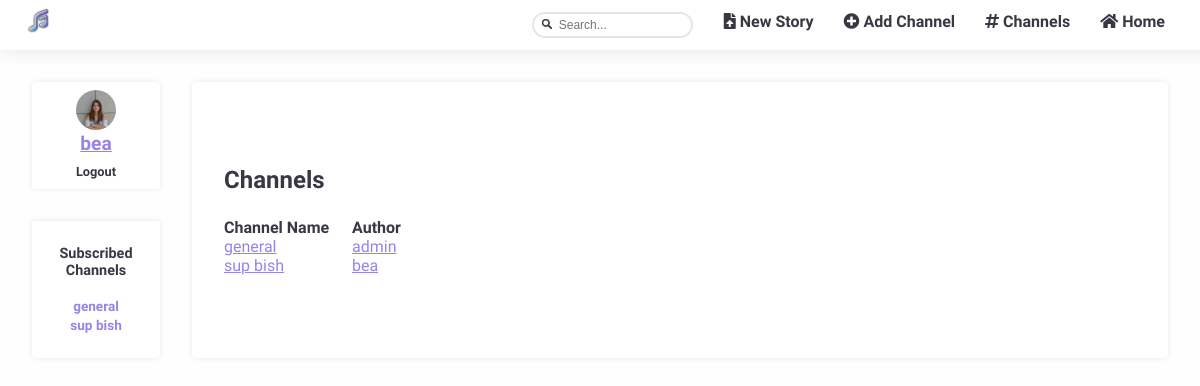
The app's page /pages/channels_list.php (signed in) with its own data.
### tables this page shows
CREATE TABLE subscribed (
  id INTEGER PRIMARY KEY,
  user VARCHAR REFERENCES users,
  channel VARCHAR REFERENCES channels
);

CREATE TABLE channels (
  name VARCHAR PRIMARY KEY,
  author VARCHAR REFERENCES users,
  description VARCHAR
);

### database/db_channels.php (called while the page is built, shortened)
<?php
  include('../database/db_connection.php');
  function getChannels() {
    global $db;
    $stmt = $db->prepare('SELECT * FROM channels');
    $stmt->execute(array());
    return $stmt->fetchAll();
  }
  function getSubbedChannels($username) {
    global $db;
    $stmt = $db->prepare('SELECT channel FROM subscribed WHERE user = ?');
    $stmt->execute(array($username));
    return $stmt->fetchAll();
  }
?>

### templates/tpl_channel.php (the view, shortened to what this page needs)
<?php function draw_channels_list($channels) {
  ?>
  <section id="channel_list" class= "blockStyle blockLayout page">
    <h1>Channels</h1>
    <header>
      <h2>Channel Name</h2>
      <h2>Author</h2>
    </header>
  <?php
    foreach($channels as $channel)
      draw_channel_list($channel);
  ?>
  </section>
<?php } ?>
<?php function draw_channel_list($channel) {
  ?>
  <article class="channel_list_item">
    <a href="../pages/channel_page.php?channel=<?= $channel['name'] ?>"><?= $channel['name']?></a>
    <a href="../pages/profile.php?user=<?= $channel['author'] ?>"><?= $channel['author']?></a>
  </article>
<?php } ?>

### templates/tpl_account.php (shortened to what this page needs)
<?php function draw_sidebar($subbed_channels) {
?>
  <section id="sidebar">
    <?php
      draw_sidebar_login();
      draw_sidebar_subs($subbed_channels);
    ?>
  </section>
<?php } ?>
<?php
    function draw_sidebar_login() {
  if (isset($_SESSION['username']))
  {
    $username = $_SESSION['username'];?>
    <section id="sidebar_login" class="blockStyle">
      <?php $igmsrc = getUserImage($username);?>
        <img  id="userImage"  src=<?=$igmsrc?> width=40 height="40">
        <a href="../pages/edit_profile.php?user=<?= $username ?>"><?= $username ?></a>
        <div><a href="../actions/action_logout.php">Logout</a></div>
    </section>
    <?php }
} ?>
<?php function draw_sidebar_subs($subbed_channels) {
  if (isset($_SESSION['username']) && !empty($subbed_channels)) {
    ?>
    <section id="sidebar_subs" class= "blockStyle">
      <h1>Subscribed Channels</h1>
      <ul>
        <?php
          foreach($subbed_channels as $subbed_channel) { ?>
            <li>
              <a href="../pages/channel_page.php?channel=<?= $subbed_channel['channel'] ?>"><?= $subbed_channel['channel'] ?></a>
            </li>
        <?php }
        ?>
      </ul>
    </section>
<?php }
}?>
<?php
function getUserImage($username){
  if(file_exists("../img/users/$username.png"))
   $img = "../img/users/$username.png";
  else  $img = "../img/unknownuser.png";
  return $img;
}?>

### css/style.css (style rules this page uses)
body { margin: 0 0; display: grid; grid-template-columns: 10em 7fr; grid-template-rows: 1fr auto; overflow-x: hidden; --bg-color: white; --font-color: #373843; --search-background-color: #e8e8e8; --error-color: rgba(236, 96, 96, 0.829); --success-color:rgba(87, 236, 94, 0.829); --link-color: rgb(153, 131, 233); --font-hover-color: white; --box-shadow-color: rgba(0,0,0,0.1); --grad-start-color: rgb(131, 193, 233); --grad-end-color: #A46BE5; --washed-out-blue:#aec5e05c; --font: 'Abel'; background: #fcfbfb21; font-family: var(--font), sans-serif; }
.blockLayout { padding: 2em; grid-area: 2 / 2 / span 1 / span 1; display: flex; flex-direction: column; justify-content: center; }
.blockStyle { box-shadow: 0px 0px 5px var(--box-shadow-color); font: var(--font); color: var(--font-color); background: white; border-radius: 3px; }
.page { margin: 2em 2em 0 2em; overflow-x: hidden; }
#userImage { border-radius: 100px; }
#sidebar_login { margin: 2em 0 0 2em; padding: 0.5em; grid-area: 2 / 1 / span 1 / span 1; display: flex; flex-direction: column; align-items: center; }
#sidebar_login div { display: flex; }
#sidebar_login div a { justify-self: center; font-family: var(--font), sans-serif; font-weight: bold; font-size: 0.8em; text-decoration: none; color: var(--font-color); margin: 0.5em auto auto auto; padding: 0.1em; }
#sidebar_login > a { justify-self: center; font-family: var(--font), sans-serif; font-weight: bold; font-size: 1.2em; color: var(--link-color); margin: auto; padding: 0.1em; }
#sidebar_subs { margin: 2em 0 0 2em; padding: 0.5em; grid-area: 2 / 1 / span 1 / span 1; display: flex; flex-direction: column; }
#sidebar_subs ul { list-style-type: none; list-style: none; padding: 0; }
#sidebar_subs ul { text-align: center; }
#sidebar_subs h1 { color: var(--font-color); font-size: 0.9em; padding: 0.1em; margin: 1em 0 0 0; text-align: center; }
#sidebar_subs a { justify-self: center; text-decoration: none; font-family: var(--font), sans-serif; font-weight: bold; font-size: 0.85em; color: var(--link-color); margin: auto; padding: 0.1em; color: var(--link-color); text-align: center; }
#channel_list h1 { color: var(--font-color); margin: 0 0 1em 0; }
#channel_list header { display: flex; flex-direction: row; }
#channel_list header > * { margin: 0 1em 0 0; }
#channel_list header h2 { font-family: var(--font), sans-serif; font-weight: bold; font-size: 1em; color: var(--font-color); width: 7em; }
#channel_list .channel_list_item { display: flex; flex-direction: row; }
#channel_list .channel_list_item a { padding: 0 1em 0 0; font-family: var(--font), sans-serif; color: var(--link-color); width: 7em; }

### records on screen
subscribed: channel "general"
subscribed: channel "sup bish"
channels: name "general", author "admin"
channels: name "sup bish", author "bea"

### other values on screen
$username "bea"
